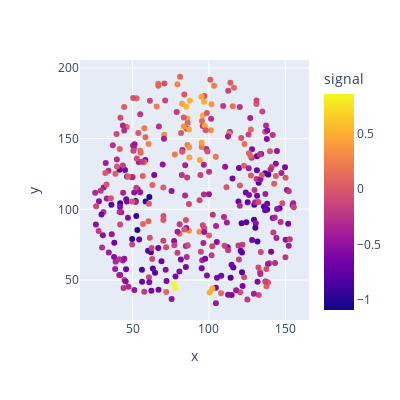
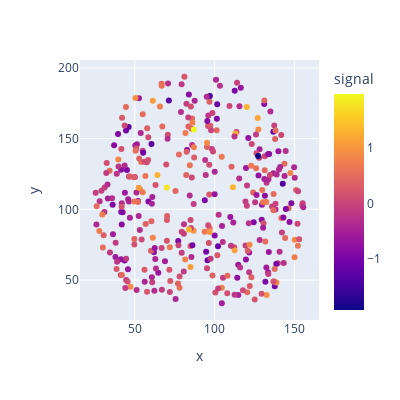
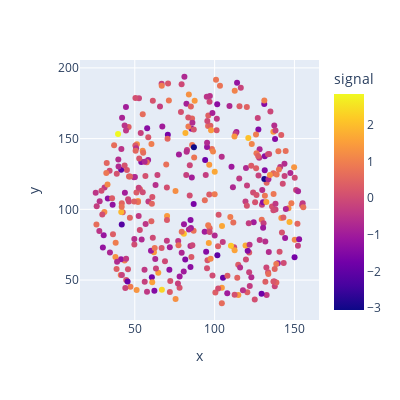

The notebook cell these images were saved under, in order:
### Code cell
plot_brain_signal_2d(xts[0, 0]);
plot_brain_signal_2d(xts[0, -1]);
plot_brain_signal_2d(x1[0]);

### Figure 1 — Plotly figure (JSON) as saved in the notebook; plotly's stock layout.template omitted (floating-point values rounded to 4 significant figures; data arrays with more than 128 entries replaced by an {"elided": "..."} marker saying what was removed)
{"data": [{"hovertemplate": "x=%{x}<br>y=%{y}<br>signal=%{marker.color}<extra></extra>", "legendgroup": "", "marker": {"color": {"elided": "360 float values"}, "coloraxis": "coloraxis", "size": 6, "symbol": "circle"}, "mode": "markers", "name": "", "orientation": "v", "showlegend": false, "type": "scatter", "x": {"elided": "360 float values"}, "xaxis": "x", "y": {"elided": "360 float values"}, "yaxis": "y"}], "layout": {"coloraxis": {"colorbar": {"title": {"text": "signal"}}, "colorscale": [[0, "#0d0887"], [0.1111, "#46039f"], [0.2222, "#7201a8"], [0.3333, "#9c179e"], [0.4444, "#bd3786"], [0.5556, "#d8576b"], [0.6667, "#ed7953"], [0.7778, "#fb9f3a"], [0.8889, "#fdca26"], [1, "#f0f921"]]}, "height": 400, "legend": {"tracegroupgap": 0}, "margin": {"t": 60}, "width": 400, "xaxis": {"anchor": "y", "domain": [0, 1], "title": {"text": "x"}}, "yaxis": {"anchor": "x", "domain": [0, 1], "title": {"text": "y"}}}}

### Figure 2 — Plotly figure (JSON) as saved in the notebook; plotly's stock layout.template omitted (floating-point values rounded to 4 significant figures; data arrays with more than 128 entries replaced by an {"elided": "..."} marker saying what was removed)
{"data": [{"hovertemplate": "x=%{x}<br>y=%{y}<br>signal=%{marker.color}<extra></extra>", "legendgroup": "", "marker": {"color": {"elided": "360 float values"}, "coloraxis": "coloraxis", "size": 6, "symbol": "circle"}, "mode": "markers", "name": "", "orientation": "v", "showlegend": false, "type": "scatter", "x": {"elided": "360 float values"}, "xaxis": "x", "y": {"elided": "360 float values"}, "yaxis": "y"}], "layout": {"coloraxis": {"colorbar": {"title": {"text": "signal"}}, "colorscale": [[0, "#0d0887"], [0.1111, "#46039f"], [0.2222, "#7201a8"], [0.3333, "#9c179e"], [0.4444, "#bd3786"], [0.5556, "#d8576b"], [0.6667, "#ed7953"], [0.7778, "#fb9f3a"], [0.8889, "#fdca26"], [1, "#f0f921"]]}, "height": 400, "legend": {"tracegroupgap": 0}, "margin": {"t": 60}, "width": 400, "xaxis": {"anchor": "y", "domain": [0, 1], "title": {"text": "x"}}, "yaxis": {"anchor": "x", "domain": [0, 1], "title": {"text": "y"}}}}

### Figure 3 — Plotly figure (JSON) as saved in the notebook; plotly's stock layout.template omitted (floating-point values rounded to 4 significant figures; data arrays with more than 128 entries replaced by an {"elided": "..."} marker saying what was removed)
{"data": [{"hovertemplate": "x=%{x}<br>y=%{y}<br>signal=%{marker.color}<extra></extra>", "legendgroup": "", "marker": {"color": {"elided": "360 float values"}, "coloraxis": "coloraxis", "size": 6, "symbol": "circle"}, "mode": "markers", "name": "", "orientation": "v", "showlegend": false, "type": "scatter", "x": {"elided": "360 float values"}, "xaxis": "x", "y": {"elided": "360 float values"}, "yaxis": "y"}], "layout": {"coloraxis": {"colorbar": {"title": {"text": "signal"}}, "colorscale": [[0, "#0d0887"], [0.1111, "#46039f"], [0.2222, "#7201a8"], [0.3333, "#9c179e"], [0.4444, "#bd3786"], [0.5556, "#d8576b"], [0.6667, "#ed7953"], [0.7778, "#fb9f3a"], [0.8889, "#fdca26"], [1, "#f0f921"]]}, "height": 400, "legend": {"tracegroupgap": 0}, "margin": {"t": 60}, "width": 400, "xaxis": {"anchor": "y", "domain": [0, 1], "title": {"text": "x"}}, "yaxis": {"anchor": "x", "domain": [0, 1], "title": {"text": "y"}}}}
